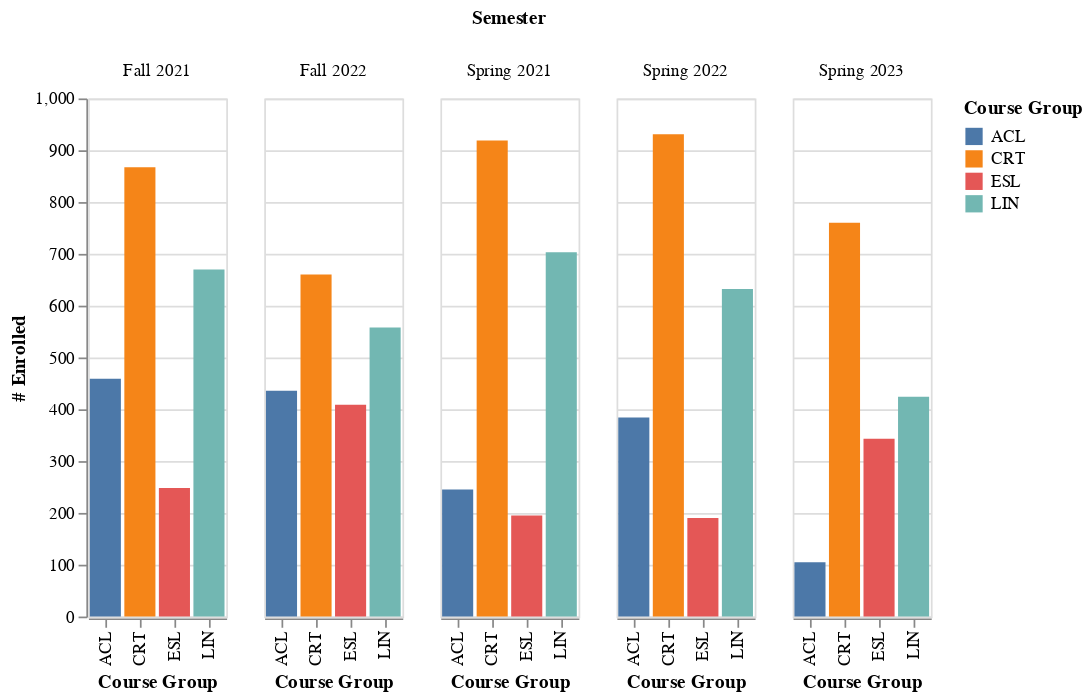

Notebook cell for this chart:
### Code cell
alt.Chart(stacked).mark_bar().encode(
    y='# Enrolled', x='Course Group', color='Course Group', column='Semester')

### Figure 1 — Vega-Lite specification as saved in the notebook (floating-point values rounded to 4 significant figures)
{"data": {"name": "data-2f8d5e817ba8a3d8b9c803cfbb52edfe"}, "mark": "bar", "encoding": {"color": {"field": "Course Group", "type": "nominal"}, "column": {"field": "Semester", "type": "nominal"}, "x": {"field": "Course Group", "type": "nominal"}, "y": {"field": "# Enrolled", "type": "quantitative"}}, "$schema": "https://vega.github.io/schema/vega-lite/v4.17.0.json", "datasets": {"data-2f8d5e817ba8a3d8b9c803cfbb52edfe": [{"Course Group": "ACL", "# of Sections": 12, "# Enrolled": 245, "Semester": "Spring 2021"}, {"Course Group": "CRT", "# of Sections": 52, "# Enrolled": 919, "Semester": "Spring 2021"}, {"Course Group": "ESL", "# of Sections": 13, "# Enrolled": 195, "Semester": "Spring 2021"}, {"Course Group": "LIN", "# of Sections": 36, "# Enrolled": 703, "Semester": "Spring 2021"}, {"Course Group": "ACL", "# of Sections": 22, "# Enrolled": 459, "Semester": "Fall 2021"}, {"Course Group": "CRT", "# of Sections": 53, "# Enrolled": 867, "Semester": "Fall 2021"}, {"Course Group": "ESL", "# of Sections": 19, "# Enrolled": 248, "Semester": "Fall 2021"}, {"Course Group": "LIN", "# of Sections": 39, "# Enrolled": 670, "Semester": "Fall 2021"}, {"Course Group": "ACL", "# of Sections": 20, "# Enrolled": 384, "Semester": "Spring 2022"}, {"Course Group": "CRT", "# of Sections": 54, "# Enrolled": 931, "Semester": "Spring 2022"}, {"Course Group": "ESL", "# of Sections": 16, "# Enrolled": 190, "Semester": "Spring 2022"}, {"Course Group": "LIN", "# of Sections": 39, "# Enrolled": 632, "Semester": "Spring 2022"}, {"Course Group": "ACL", "# of Sections": 25, "# Enrolled": 436, "Semester": "Fall 2022"}, {"Course Group": "CRT", "# of Sections": 53, "# Enrolled": 660, "Semester": "Fall 2022"}, {"Course Group": "ESL", "# of Sections": 24, "# Enrolled": 409, "Semester": "Fall 2022"}, {"Course Group": "LIN", "# of Sections": 43, "# Enrolled": 558, "Semester": "Fall 2022"}, {"Course Group": "ACL", "# of Sections": 11, "# Enrolled": 105, "Semester": "Spring 2023"}, {"Course Group": "CRT", "# of Sections": 60, "# Enrolled": 760, "Semester": "Spring 2023"}, {"Course Group": "ESL", "# of Sections": 25, "# Enrolled": 343, "Semester": "Spring 2023"}, {"Course Group": "LIN", "# of Sections": 36, "# Enrolled": 424, "Semester": "Spring 2023"}]}}
